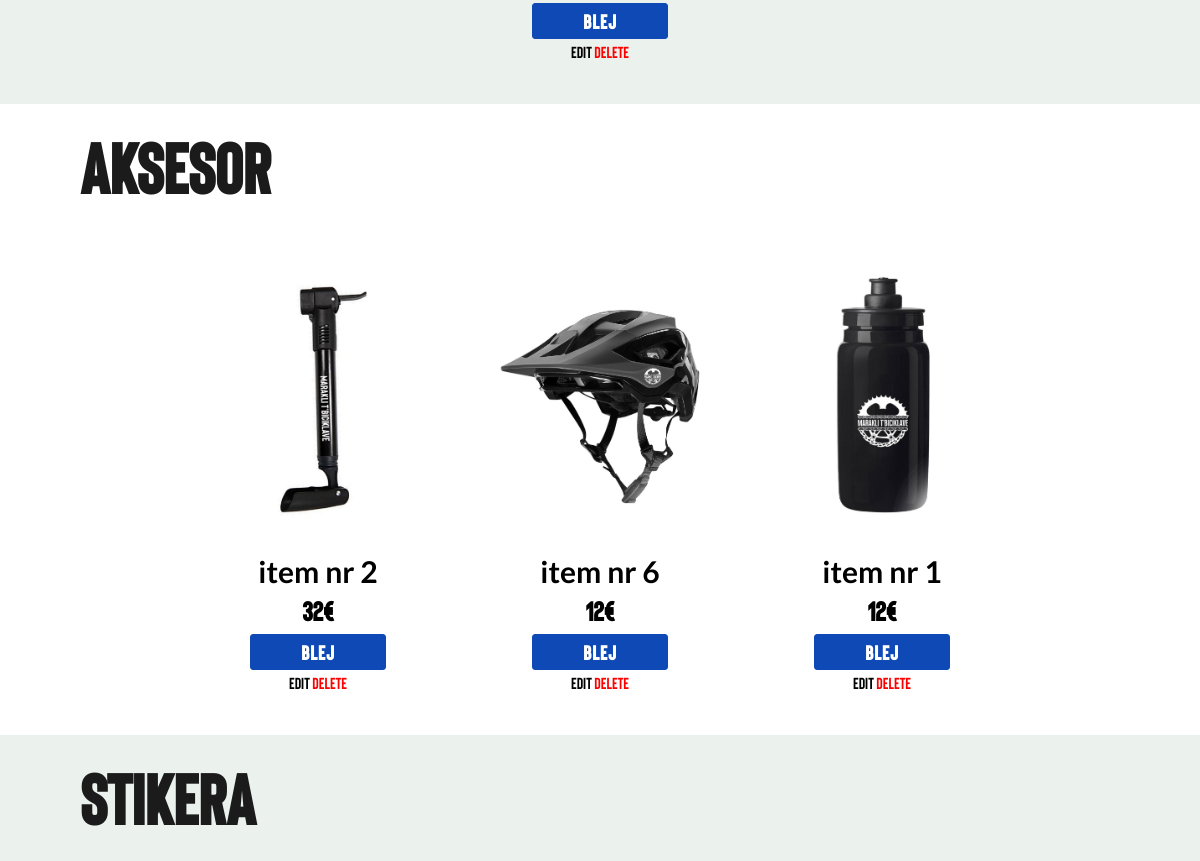
The page /components/shop/shop.php (signed in, middle part) on the database as committed earlier.
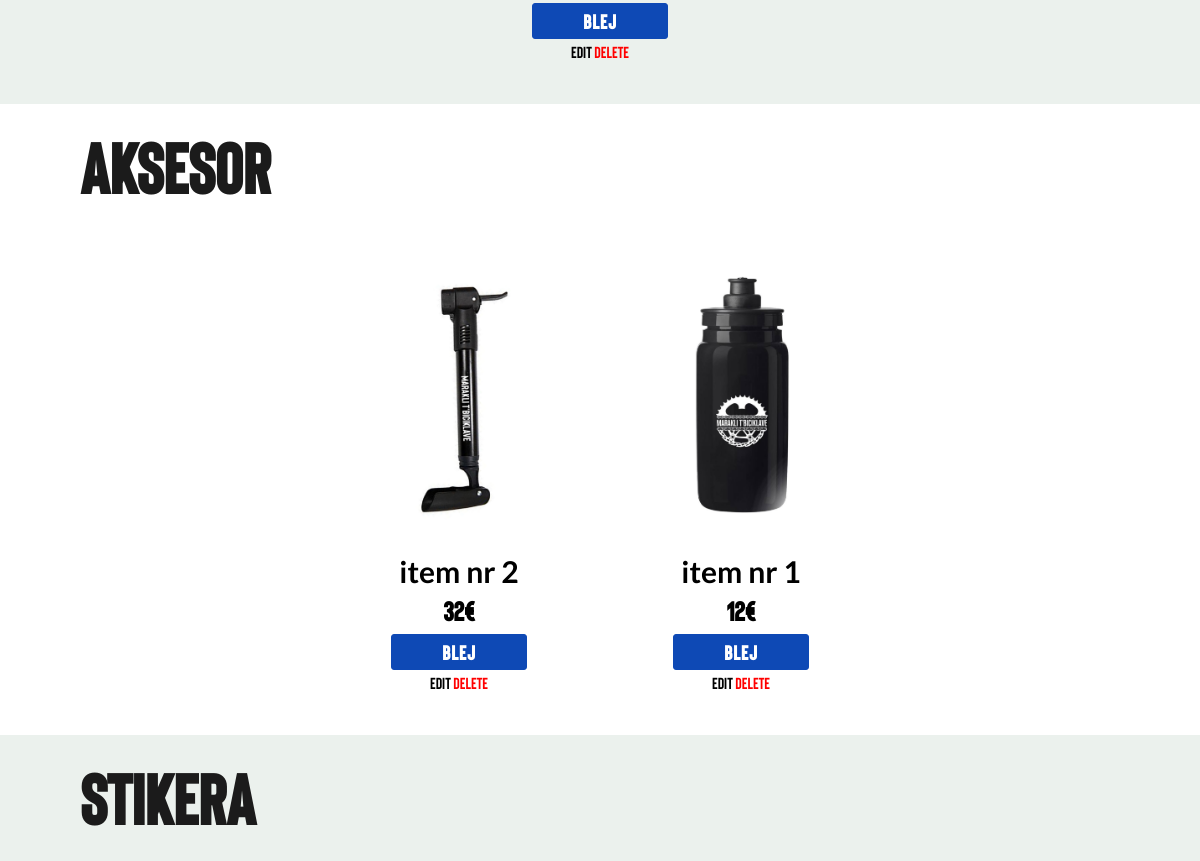
The same page on the database as committed later.
### tables this page shows
CREATE TABLE `item` (
  `id` int(11) NOT NULL,
  `item_pic` varchar(255) NOT NULL DEFAULT '../../photos/bg1.jpg',
  `emri` varchar(255) NOT NULL,
  `cmimi` int(11) NOT NULL,
  `category` int(11) NOT NULL
);

### controllers/ShopControll.php (called while the page is built, shortened)
<?php
require_once '../../databaze/Database.php';
class ShopControll{
    public $db;
    public function __construct(){
        $this->db = new Database;
    }
    public function readItem(){
        $query = $this->db->pdo->query('SELECT * FROM item');
        return $query->fetchAll();
    }
}
?>

### databaze/Database.php (called while the page is built, shortened)
<?php
class Database{
    public function __construct(){
        try{
            $link = new PDO('mysql:host=localhost;dbname=marakli_web', 'root','');
            $this->pdo = $link;
        }catch(PDOException $exception){
            die($exception->getMessage());
        }
    }
}
?>

### components/shop/shop.php (the view, shortened to what this page needs)
<?php
require_once '../../controllers/ShopControll.php';
$isAdmin = $_SESSION['is_admin'];
$log = $_SESSION['isLoged'];
?>
<!DOCTYPE html>
<html lang="en">
<head>
    <link rel="stylesheet" href="./css/shop.css">
    <link rel="stylesheet" href="https://cdnjs.cloudflare.com/ajax/libs/font-awesome/4.7.0/css/font-awesome.min.css">
    <link rel="stylesheet" href="../general components/css/nav_bar.css">
</head>
<body>
    <?php include '..\general components\navbar.php'
    ?>
    <div class="section" id="section1">
        <div class="wrap cloths">
            <?php
            $shop = new ShopControll;
            $allItems = $shop->readItem();
            foreach ($allItems as $item) :
                if ($item['category'] == 1) :
            ?>
                    <div class="cloths-item">
                        <div class="text">
                            <?php if ($log==true): ?>
                                    <form method="POST">
                                        <input class="bini" type="submit" name="blej" value="blej">
                                    </form>
                                    <?php endif; ?>
                            <?php if ($isAdmin == 1) : ?>
                                <td><a href="shopEdit.php?id=<?php echo $item['id']; ?>" style="color: black;">EDIT</a></td>
                                <td><a href="shopDel.php?id=<?php echo $item['id']; ?>" style="color: red;">DELETE</a></td>
                            <?php endif; ?>
                        </div>
                    </div>
                    <?php
                endif;
            endforeach;
                ?>
        </div>
    <div class="section" id="section2">
        <h2 class="section-head">AKSESOR</h2>
        <div class="wrap cloths">
            <?php
            foreach ($allItems as $item) :
                if ($item['category'] == 2) :
            ?>
                    <div class="cloths-item">
                        <img src="<?php echo $item['item_pic']; ?>" alt="no image">
                        <div class="text">
                            <h2><?php echo $item['emri']; ?></h2>
                            <h3><span><?php echo $item['cmimi'] . "€"; ?></span></h3>
                            <?php if ($log==true): ?>
                            <form method="POST">
                                <input type="submit" name="blej1" value="blej">
                            </form>
                            <?php endif; ?>
                            <?php if ($isAdmin == 1) : ?>
                                <td><a href="shopEdit.php?id=<?php echo $item['id']; ?>" style="color: black;">EDIT</a></td>
                                <td><a href="shopDel.php?id=<?php echo $item['id']; ?>" style="color: red;">DELETE</a></td>
                            <?php endif; ?>
                        </div>
                    </div>
            <?php
                endif;
            endforeach;
            ?>
        </div>
    </div>
    <div class="section" id="section3">
        <h2 class="section-head">STIKERA</h2>
        <div class="wrap cloths">
        </div>
    </div>
    </div>
    <?php include '..\general components\footer.php' ?>
</body>
</html>

### components/general components/navbar.php (shortened to what this page needs)
<!DOCTYPE html>
<html lang="en">
<head>
    <link rel="stylesheet" href="./css/nav_bar.css">
    <link rel="stylesheet" href="https://cdnjs.cloudflare.com/ajax/libs/font-awesome/4.7.0/css/font-awesome.min.css">
</head>
<body>
</body>
</html>

### components/general components/footer.php (shortened to what this page needs)
<!DOCTYPE html>
<html lang="en">
<head>
    <link rel="stylesheet" href="./css/footer.php">
</head>
</html>

### components/shop/css/shop.css (style rules this page uses)
:root { --blue: #0E49B5; --green: #54E346; }
body { margin: 0; font-family: Bison; }
.section { width: 100%; }
.section h2 { font-family: 'Lato', sans-serif; font-size: 30px; padding: 20px; padding-bottom: 0px; margin-left: 60px; margin-bottom: 0; margin-top: 0; }
.section .section-head { font-size: 70px; font-weight: 900; font-family: bison; color: rgb(27, 27, 27); }
#section1 { background-color: rgb(235, 241, 237); }
#section2 { background-color: white; }
#section3 { background-color: rgb(235, 241, 237); }
.wrap { display: flex; flex-wrap: wrap; justify-content: center; }
.cloths-item { padding: 5px; margin: 25px; margin-bottom: 35px; width: 18%; border: 3px solid #21bb4700; box-shadow: 0px 0px 7px -2px #00000000; transition: 0.5s; }
.cloths-item img { width: 100%; }
.cloths-item .text { text-align: center; }
.text h2 { margin: 0; padding: 0; }
.text h3 { margin: 5px; font-size: 20pt; cursor: pointer; }
a { text-decoration: none; color: white; }
input { font-family: Bison; border-radius: 20px; border-radius: 3px; border: 1px solid #0E49B5; background-color: #0E49B5; color: #FFFFFF; font-size: 20px; font-weight: bold; padding: 5px 25px; padding: 5px 50px; margin: 3px 0px; letter-spacing: 1px; text-transform: uppercase; transition: transform 80ms ease-in; }

### components/general components/css/nav_bar.css (style rules this page uses)
:root { --blue: #0E49B5; --green: #54E346; }
* { font-family: Bison; }

Rows that differ between the two databases and show on the page:
removed item: item_pic (picture), emri "item nr 6", cmimi "12", shown under "AKSESOR"
